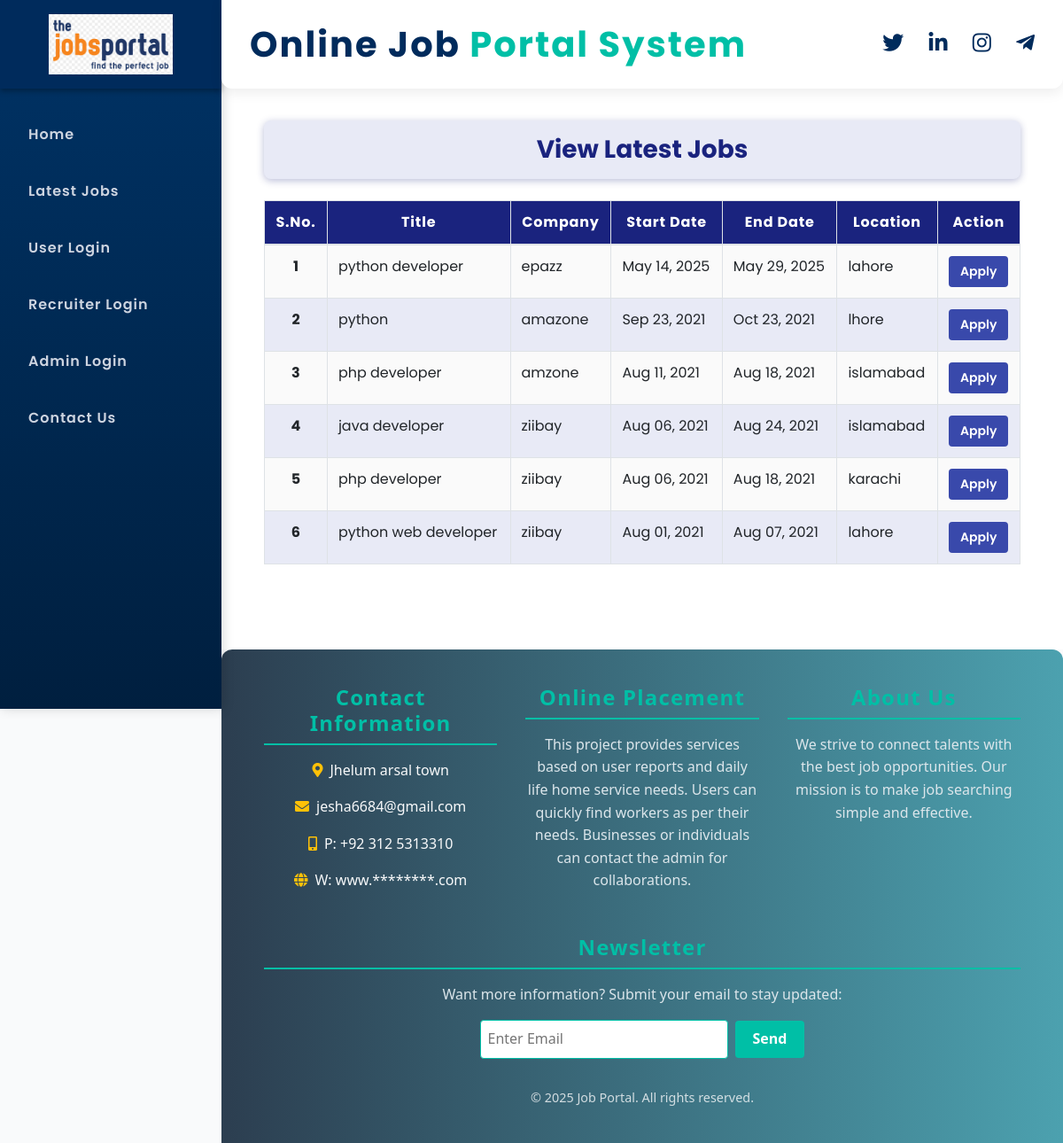
The app's page /latest_job/, older data.
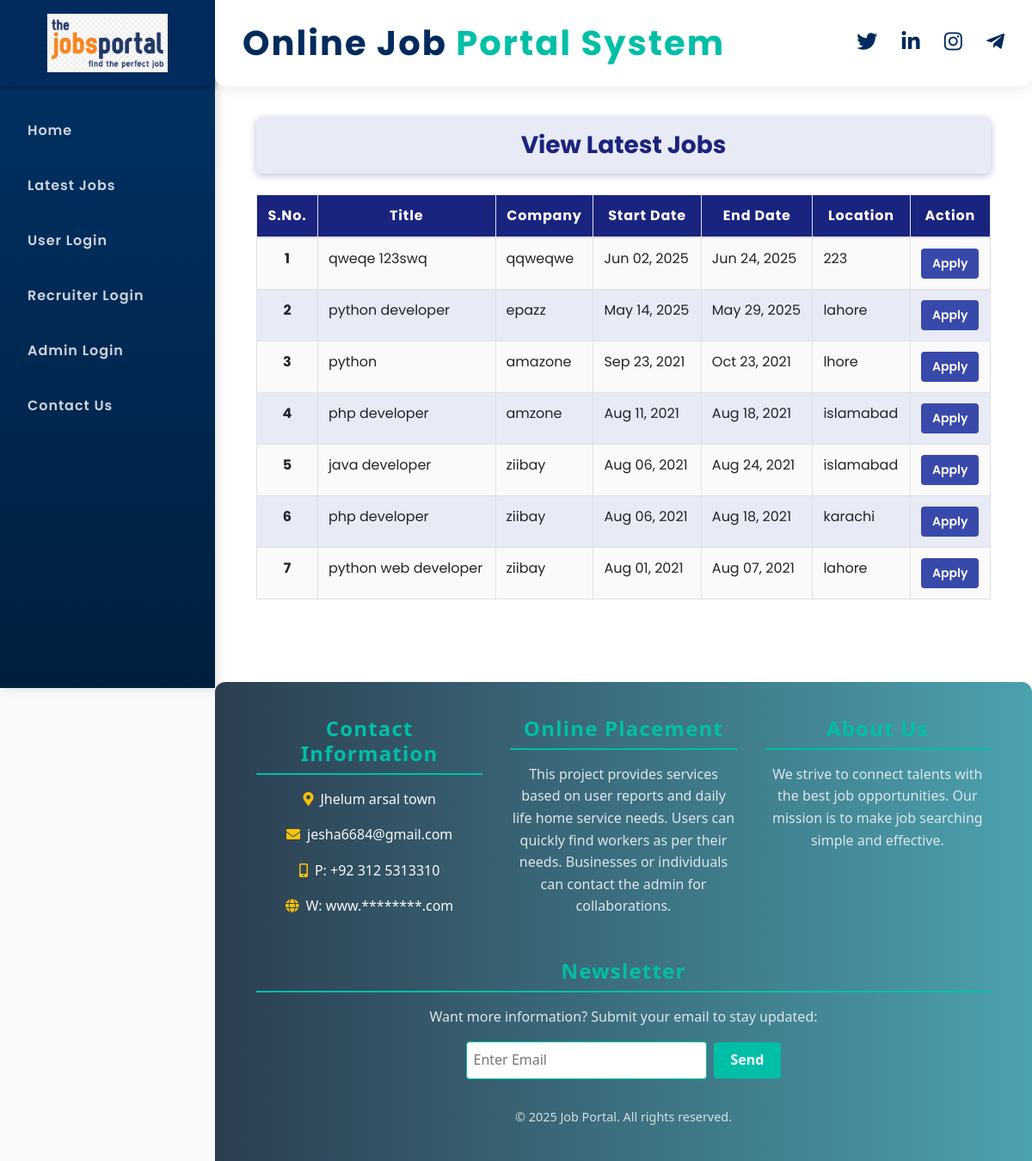
The same page, newer data.
### job/models.py (models this page shows, shortened)
class Job(models.Model):
    recruiter = models.ForeignKey(Recruiter, on_delete=models.CASCADE)
    title = models.CharField(max_length=150)
    start_date = models.DateField()
    end_date = models.DateField()
    image = models.FileField(null=True)
    salary = models.FloatField()
    description = models.CharField(max_length=300)
    experience = models.CharField(max_length=15)
    skill = models.CharField(max_length=250)
    location = models.CharField(max_length=100, default='null')
    creationdate = models.DateField()

class Recruiter(models.Model):
    user = models.ForeignKey(User, on_delete=models.CASCADE)
    mobile = models.CharField(max_length=15, null=True)
    image = models.FileField(null=True)
    gender = models.CharField(max_length=15, null=True)
    type = models.CharField(max_length=15, null=True)
    company = models.CharField(max_length=150, null=True)
    status = models.CharField(max_length=25, null=True)

### job/views.py (the view)
# urls.py: path('latest_job/', views.latest_job, name='latest_job'),
def latest_job(request):
    data = Job.objects.all().order_by('-start_date')
    d = {'data':data}
    return render(request, 'latest_job.html', d)

### job/templates/latest_job.html (shortened to what this page needs)
{% load static %}
<!DOCTYPE html>
<html lang="en">
<head>
  <link rel="stylesheet" href="https://maxcdn.bootstrapcdn.com/bootstrap/4.5.2/css/bootstrap.min.css" />
  <link rel="stylesheet" href="https://cdnjs.cloudflare.com/ajax/libs/font-awesome/5.15.4/css/all.min.css" />
</head>
<body>
  <nav id="sidebar" aria-label="Main navigation sidebar">
    <div class="sidebar-brand">
      <a href="{% url 'index' %}">
        <img src="{% static 'image/c1.png' %}" alt="Job Portal Logo" />
      </a>
    </div>
    <ul class="nav flex-column mt-4 px-2">
      <li class="nav-item"><a class="nav-link" href="{% url 'index' %}">Home</a></li>
      <li class="nav-item"><a class="nav-link" href="{% url 'latest_job' %}">Latest Jobs</a></li>
      <li class="nav-item"><a class="nav-link" href="{% url 'user_login' %}">User Login</a></li>
      <li class="nav-item"><a class="nav-link" href="{% url 'recruiter_login' %}">Recruiter Login</a></li>
      <li class="nav-item"><a class="nav-link" href="{% url 'admin_login' %}">Admin Login</a></li>
      <li class="nav-item"><a class="nav-link" href="{% url 'contactus' %}">Contact Us</a></li>
    </ul>
  </nav>
  <header class="header-container" role="banner">
    <h1 class="header-title">Online Job <span style="color: #00bfa6;">Portal System</span></h1>
    <div class="social-icons" aria-label="Social Media Links">
      <a href="#" aria-label="Twitter"><i class="fab fa-twitter"></i></a>
      <a href="#" aria-label="LinkedIn"><i class="fab fa-linkedin-in"></i></a>
      <a href="#" aria-label="Instagram"><i class="fab fa-instagram"></i></a>
      <a href="#" aria-label="Telegram"><i class="fab fa-telegram-plane"></i></a>
    </div>
  </header>
  <main class="content" role="main">
    <div class="job-header" role="heading" aria-level="1">View Latest Jobs</div>
    <div class="table-responsive mt-4" role="region" aria-label="Latest Job Listings">
      <table class="table table-bordered table-hover" id="example">
        <thead>
          <tr>
            <th scope="col">S.No.</th>
            <th scope="col">Title</th>
            <th scope="col">Company</th>
            <th scope="col">Start Date</th>
            <th scope="col">End Date</th>
            <th scope="col">Location</th>
            <th scope="col" class="text-center">Action</th>
          </tr>
        </thead>
        <tbody>
          {% for i in data %}
          <tr>
            <th scope="row" class="text-center">{{ forloop.counter }}</th>
            <td>{{ i.title }}</td>
            <td>{{ i.recruiter.company }}</td>
            <td>{{ i.start_date|date:"M d, Y" }}</td>
            <td>{{ i.end_date|date:"M d, Y" }}</td>
            <td>{{ i.location }}</td>
            <td class="text-center">
              <a href="{% url 'user_login' %}" class="btn apply-btn btn-sm" role="button" aria-label="Apply to {{ i.title }}">Apply</a>
            </td>
          </tr>
          {% empty %}
          <tr>
            <td colspan="7" class="text-center text-muted">No job listings available currently.</td>
          </tr>
          {% endfor %}
        </tbody>
      </table>
    </div>
  </main>
  {% include 'footer.html' %}
</body>
</html>

Row changes from the older to the newer data that the page shows:
added Job: title "qweqe 123swq", recruiter.company "qqweqwe", start_date "Jun 02, 2025", end_date "Jun 24, 2025", location "223"
